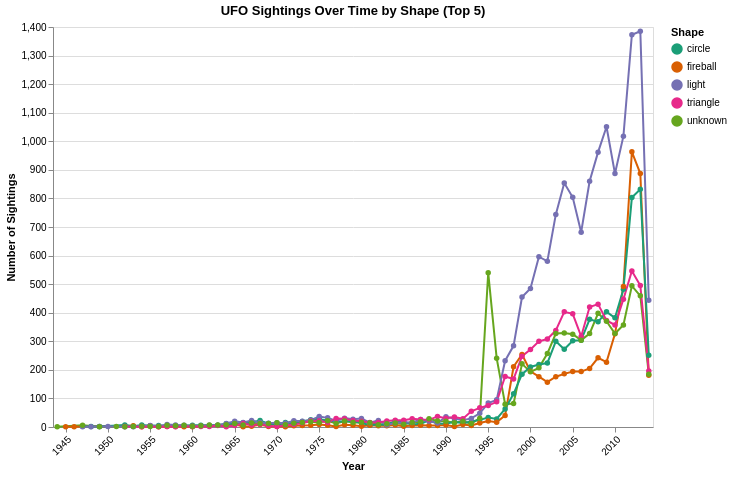

The notebook cell this image was saved under:
### Markdown cell above
## Plot 2: UFO Sightings Over Time by Shape
Shows how sighting frequency has changed over the decades, broken down by the top 5 most common shapes.

### Code cell
# filter to reasonable year range
df_time = df[(df["year"] >= 1940) & (df["year"] <= 2014)].copy()

# only keep top 5 shapes so the lines are readable
top5 = df_time["shape"].value_counts().head(5).index.tolist()
df_time = df_time[df_time["shape"].isin(top5)]

# count sightings per year per shape
yearly = df_time.groupby(["year", "shape"]).size().reset_index(name="count")

# line chart with points at each year
# using dark2 colormap - its good for categorical data on a white background
chart2 = alt.Chart(yearly).mark_line(point=True).encode(
    x=alt.X("year:O", title="Year",
            axis=alt.Axis(labelAngle=-45, values=list(range(1940, 2015, 5)))),
    y=alt.Y("count:Q", title="Number of Sightings"),
    color=alt.Color("shape:N", title="Shape",
                    scale=alt.Scale(scheme="dark2")),
    tooltip=["year:O", "shape:N", "count:Q"]
).properties(
    title="UFO Sightings Over Time by Shape (Top 5)",
    width=600,
    height=400
)

chart2

### Figure 1 — Vega-Lite specification as saved in the notebook (floating-point values rounded to 4 significant figures; data arrays with more than 128 entries replaced by an {"elided": "..."} marker saying what was removed)
{"config": {"view": {"continuousWidth": 300, "continuousHeight": 300}}, "data": {"name": "data-dd88df1bf40b32bc28ed8d652054ffed"}, "mark": {"type": "line", "point": true}, "encoding": {"color": {"field": "shape", "scale": {"scheme": "dark2"}, "title": "Shape", "type": "nominal"}, "tooltip": [{"field": "year", "type": "ordinal"}, {"field": "shape", "type": "nominal"}, {"field": "count", "type": "quantitative"}], "x": {"axis": {"labelAngle": -45, "values": [1940, 1945, 1950, 1955, 1960, 1965, 1970, 1975, 1980, 1985, 1990, 1995, 2000, 2005, 2010]}, "field": "year", "title": "Year", "type": "ordinal"}, "y": {"field": "count", "title": "Number of Sightings", "type": "quantitative"}}, "height": 400, "title": "UFO Sightings Over Time by Shape (Top 5)", "width": 600, "$schema": "https://vega.github.io/schema/vega-lite/v6.1.0.json", "datasets": {"data-dd88df1bf40b32bc28ed8d652054ffed": {"elided": "321 records"}}}
